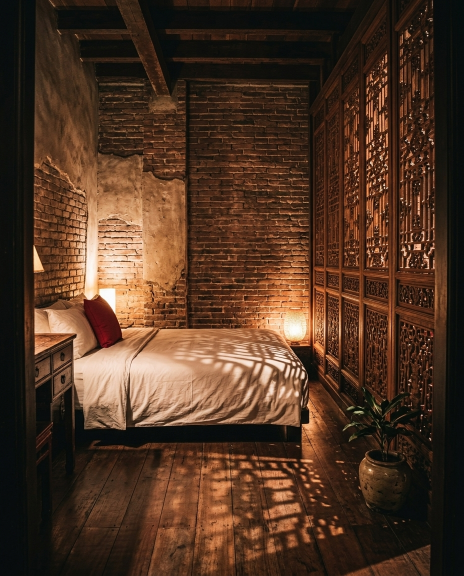
#> input picture scripts/assets/rooms/lattice.png, 928 x 1152 px (shown at 1/2 size)
$ python -i export-photos.py   (imports and definitions only)
#> lines starting #> are read from the running program, lines starting #| are printed output that depends on the picture
"""Export the site photographs from design/photos-src into public/images.

Every photo except the hero gets the same warm night grade and an exact crop for its slot,
so pictures from different photographers read as one set. Rerun after changing a source:

    python scripts/export-photos.py               every photo
    python scripts/export-photos.py room-moon     just the photos named
"""
import sys
from pathlib import Path
from PIL import Image, ImageEnhance, ImageOps

ROOT = Path(__file__).resolve().parent.parent
SRC = ROOT / 'design' / 'photos-src'
OUT = ROOT / 'public' / 'images'
ROOMS = ROOT / 'scripts' / 'assets' / 'rooms'

# name: (source, exact crop size or None, max width when not cropped, crop focus, graded)
PHOTOS = {
    # the hero photos go out as WebP: the cinemagraph loads them with three more images, and WebP halves the wait
    'hero-lanterns':    ('hero-lanterns.jpg', None, 2400, None, False),
    'hero-lanterns-sm': ('hero-lanterns.jpg', None, 1600, None, False),
    # the rooms are generated (Google Gemini) and kept in the repo, not in design/photos-src
    'room-lattice':     (ROOMS / 'lattice.png', (1200, 1500), None, (.5, .5), True),
    'room-moon':        (ROOMS / 'moon.png', (1200, 1500), None, (.5, .5), True),
    'room-roof':        (ROOMS / 'roof.png', (1200, 1500), None, (.5, .5), True),
    'tea-pour':         ('tea-pour.jpg', (1600, 1200), None, (.5, .5), True),
    'tea-set':          ('tea-set.jpg', (900, 1200), None, (.5, .5), True),
    'balcony':          ('balcony.jpg', (1200, 1500), None, (.5, .5), True),
    'yaowarat-night':   ('yaowarat-night.jpg', None, 2800, None, True),
}


def curve(gamma, gain, lift):
    return [min(255, round(255 * ((i / 255) ** gamma) * gain * .94 + lift)) for i in range(256)]


# warm highlights, warm-brown blacks
NIGHT = curve(.96, 1.05, 10) + curve(1.0, .97, 6) + curve(1.1, .84, 5)
#> further down, picture is the input picture: PIL image 928x1152 RGB; mean R, G, B 79.1, 52.7, 35.5


def grade(im):
    im = ImageEnhance.Color(im).enhance(.8)
    im = ImageEnhance.Contrast(im).enhance(1.04)
    return im.point(NIGHT)
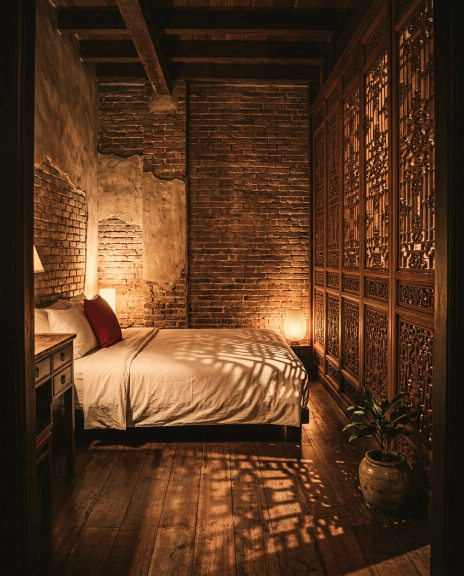
#> returned value: PIL image 928x1152 RGB (shown at 1/2 size); mean R, G, B 86.5, 54.2, 31.6


def export(name, spec):
    src, box, width, focus, graded = spec
    im = Image.open(SRC / src).convert('RGB')
    if box:
        im = ImageOps.fit(im, box, Image.LANCZOS, centering=focus)
    elif im.width > width:
        im = im.resize((width, round(im.height * width / im.width)), Image.LANCZOS)
    if graded:
        im = grade(im)
    if name.startswith('hero-'):
        path = OUT / f'{name}.webp'
        im.save(path, 'WEBP', quality=80, method=6)
    else:
        path = OUT / f'{name}.jpg'
        im.save(path, 'JPEG', quality=82, optimize=True, progressive=True)
    return path, im.size


# [8 lines not run here, left out]

>>> from PIL import Image
>>> picture = Image.open('assets/rooms/lattice.png')
>>> result = grade(picture)

$ run again, on scripts/assets/lanterns/big-1.png
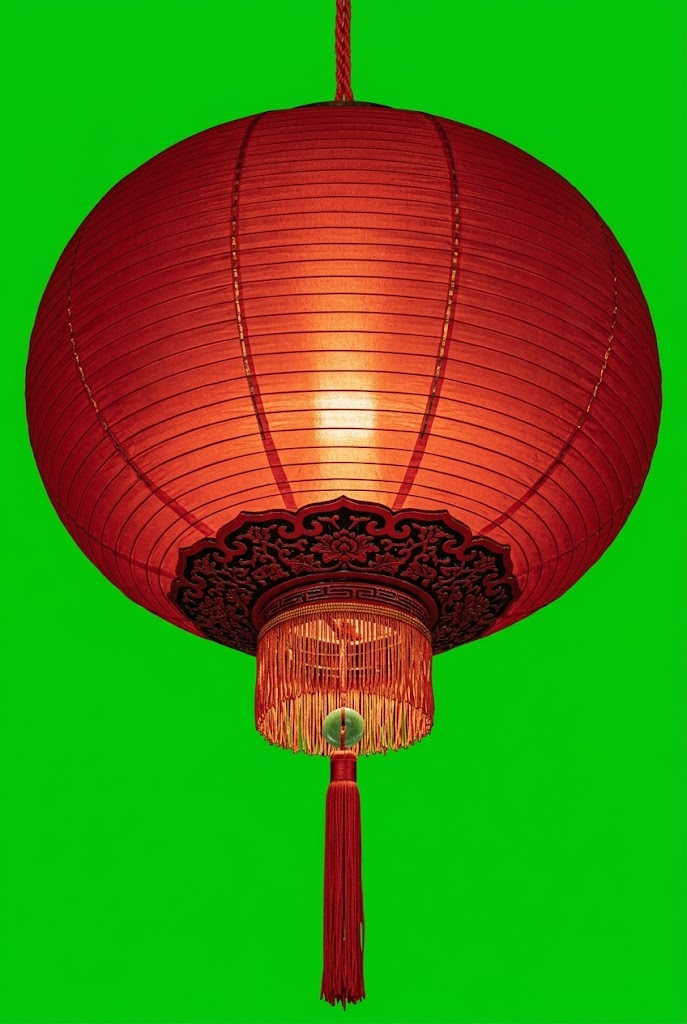
#> input picture scripts/assets/lanterns/big-1.png, 687 x 1024 px
#> picture is the input picture: PIL image 687x1024 RGB; mean R, G, B 70.1, 127.6, 19
#> in grade, `im = ImageEnhance.Color(im).enhance(.8)`:
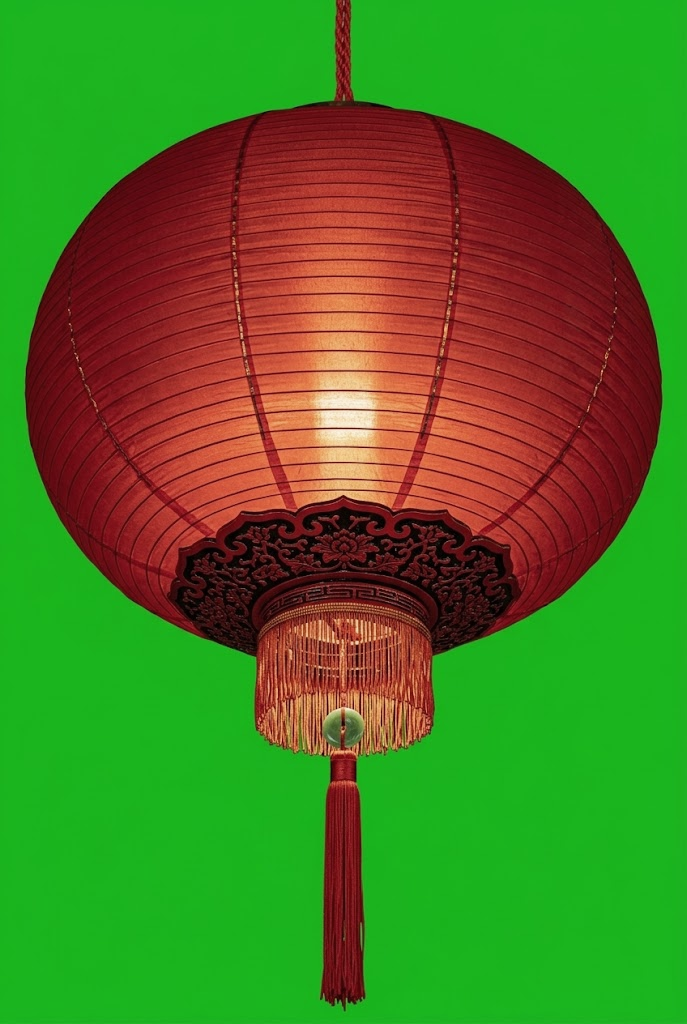
#> im: PIL image 687x1024 RGB; mean R, G, B 75.2, 121.4, 34.5
